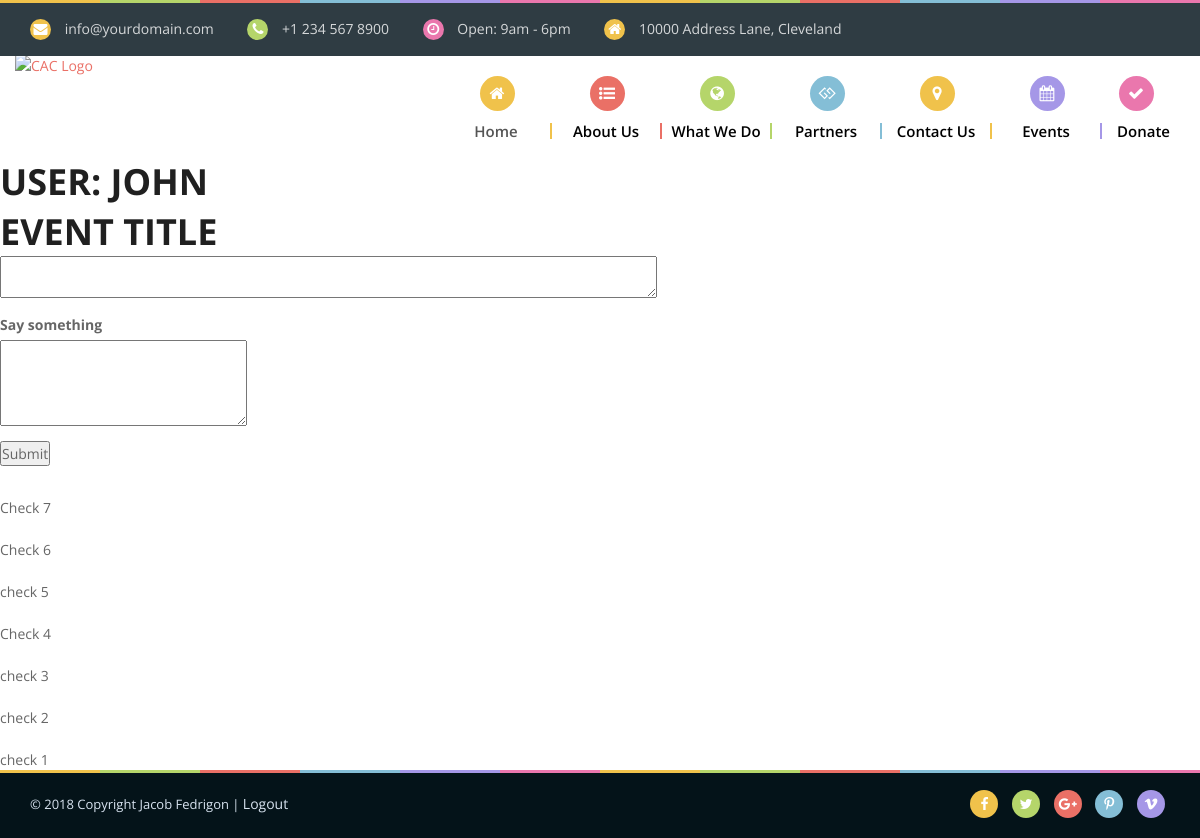
The page /user/john (signed in) on the database its author committed.
### app/models.py (models this page shows, shortened)
class User(UserMixin, db.Model):
    id = db.Column(db.Integer, primary_key=True)
    username = db.Column(db.String(64), index=True, unique=True)
    email = db.Column(db.String(120), index=True, unique=True)
    password_hash = db.Column(db.String(128))
    posts = db.relationship('Post', backref='author', lazy='dynamic')
    @login.user_loader
    def load_user(id):
        return User.query.get(int(id))

class Post(db.Model):
    id = db.Column(db.Integer, primary_key=True)
    body = db.Column(db.String(140))
    timestamp = db.Column(db.DateTime, index=True, default=datetime.utcnow)
    user_id = db.Column(db.Integer, db.ForeignKey('user.id'))

### app/main/routes.py (the view)
@bp.route('/user/<username>', methods=['GET', 'POST'])
@login_required
def user(username):
    form = PostForm()
    if form.validate_on_submit():
        post = Post(body=form.post.data, author=current_user)
        db.session.add(post)
        db.session.commit()
        flash('Your post is now live!')
        return redirect('/index')
    user = User.query.filter_by(username=username).first_or_404()
    posts = Post.query.order_by(Post.timestamp.desc()).all()
    return render_template('user.html',form=form, user=user, posts=posts)

### app/main/forms.py
class PostForm(FlaskForm):
	title = TextAreaField('Event Title', validators=[
		DataRequired(), Length(min=1,max=140)])
	post = TextAreaField('Say something', validators=[
        DataRequired(), Length(min=1, max=140)])
	submit = SubmitField('Submit')

### app/templates/user.html (shortened to what this page needs)
{% extends "base.html" %}
{% block content %}
  <h1> User: {{ user.username }} </h1>
    <form action="" method="post">
        <h1> {{ form.title.label}} <br>
             {{ form.post(cols=32, rows=1)}}<br>
        </h1>
        <p>
            {{ form.post.label }}<br>
            {{ form.post(cols=32, rows=4) }}<br>
        </p>
        <p>{{ form.submit() }}</p>
    </form>
  {% for post in posts %}
    {% include '_post.html' %}
  {% endfor %}
  {% block footer %} {{super() }}{% endblock %}
{% endblock %}

### app/templates/_post.html
<table>
  <tr valign="top">
    <td> {{ post.title }} <br>{{ post.body }} </td>
  </tr>
</table>

### app/static/style.css (style rules this page uses)
p, a { font-size: 14px; font-family: 'Open Sans', sans-serif; font-weight: 400; text-align: justify; }
h1 { font-family: 'Open Sans', sans-serif; font-weight: 400; }

### rows shown on the page
User: username "JOHN"
Post: body "Check 7"
Post: body "Check 6"
Post: body "check 5"
Post: body "Check 4"
Post: body "check 3"
Post: body "check 2"
Post: body "check 1"
